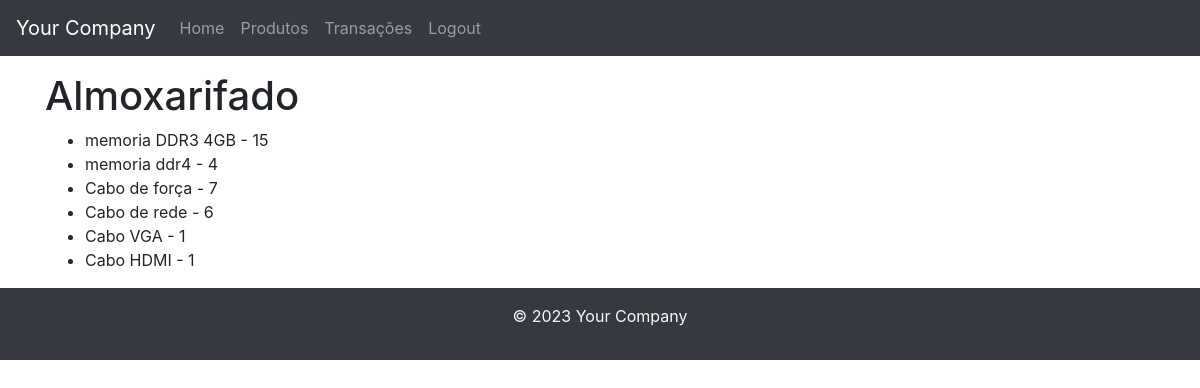
Before: /home/ (signed in) with the older database file.
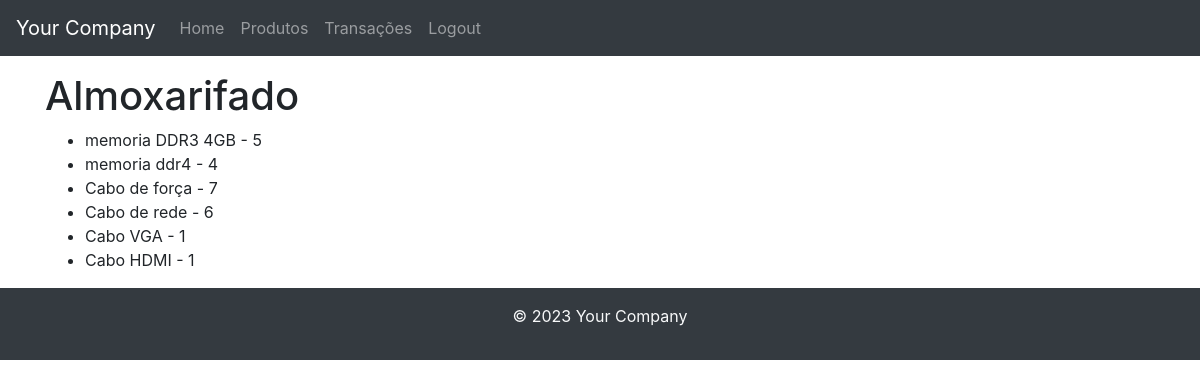
After: the same page with the newer database file.
### almoxarifado/models.py (models this page shows, shortened)
class Product(models.Model):
    name = models.CharField(max_length=255)
    description = models.TextField()
    quantity = models.PositiveIntegerField()

### almoxarifado/views.py (the view)
# urls.py: path('home/', home_view, name='home'),
@login_required
def home_view(request):
    products = Product.objects.all()
    context = {'products': products}
    return render(request, 'home.html', context)

### almoxarifado/templates/home.html
{% extends 'base.html' %}
{% block content %}
  <h1>Almoxarifado</h1>
  <ul>
    {% for product in products %}
      <li>{{ product.name }} - {{ product.quantity }}</li>
    {% endfor %}
  </ul>
{% endblock %}

### almoxarifado/templates/base.html (shortened to what this page needs)
<!DOCTYPE html>
<html lang="en">
  <head>
    <link rel="stylesheet" href="https://maxcdn.bootstrapcdn.com/bootstrap/4.0.0/css/bootstrap.min.css">
  </head>
  <body>
    <header>
      <nav class="navbar navbar-expand-lg navbar-dark bg-dark">
        <a class="navbar-brand" href="{% url 'home' %}">Your Company</a>
        <div class="collapse navbar-collapse" id="navbarNav">
          <ul class="navbar-nav">
            <li class="nav-item">
              <a class="nav-link" href="{% url 'home' %}">Home</a>
            </li>
            <li class="nav-item">
              <a class="nav-link" href="{% url 'product' %}">Produtos</a>
            </li>
            <li class="nav-item">
              <a class="nav-link" href="{% url 'transaction_log' %}">Transações</a>
            </li>
            {% if user.is_authenticated %}
            <li class="nav-item">
              <a class="nav-link" href="{% url 'logout' %}">Logout</a>
            </li>
            {% else %}
            <li class="nav-item">
              <a class="nav-link" href="{% url 'login' %}">Login</a>
            </li>
            {% endif %}
          </ul>
        </div>
      </nav>
    </header>
    <main class="container mt-3">
      {% block content %}{% endblock %}
    </main>
    <footer class="bg-dark text-light mt-3 py-3">
      <div class="container text-center">
        <p>&copy; 2023 Your Company</p>
      </div>
    </footer>

Changed rows visible on the page:
changed Product "memoria DDR3 4GB": quantity "15" → "5"
